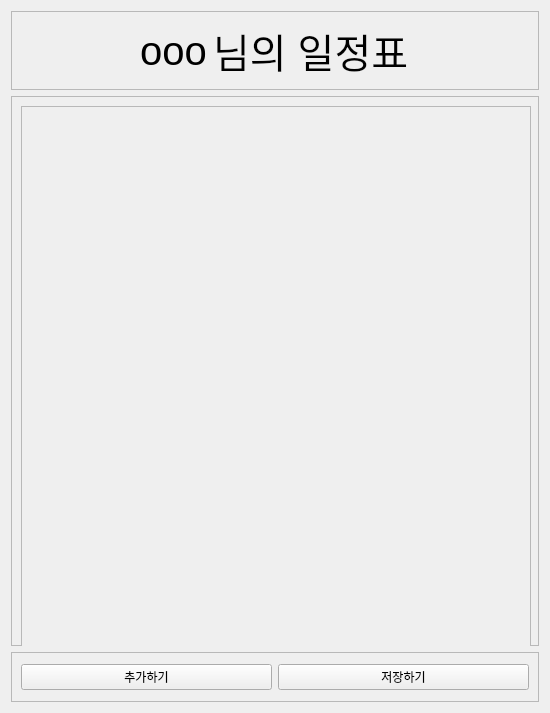
<?xml version="1.0" encoding="UTF-8"?>
<ui version="4.0">
 <class>Form</class>
 <widget class="QWidget" name="Form">
  <property name="geometry">
   <rect>
    <x>0</x>
    <y>0</y>
    <width>550</width>
    <height>698</height>
   </rect>
  </property>
  <property name="maximumSize">
   <size>
    <width>550</width>
    <height>800</height>
   </size>
  </property>
  <property name="windowTitle">
   <string>Form</string>
  </property>
  <layout class="QVBoxLayout" name="verticalLayout">
   <item>
    <widget class="QFrame" name="frame">
     <property name="maximumSize">
      <size>
       <width>16777215</width>
       <height>100</height>
      </size>
     </property>
     <property name="frameShape">
      <enum>QFrame::StyledPanel</enum>
     </property>
     <property name="frameShadow">
      <enum>QFrame::Raised</enum>
     </property>
     <layout class="QHBoxLayout" name="horizontalLayout">
      <item>
       <spacer name="horizontalSpacer">
        <property name="orientation">
         <enum>Qt::Horizontal</enum>
        </property>
        <property name="sizeType">
         <enum>QSizePolicy::Preferred</enum>
        </property>
        <property name="sizeHint" stdset="0">
         <size>
          <width>150</width>
          <height>20</height>
         </size>
        </property>
       </spacer>
      </item>
      <item>
       <widget class="QLabel" name="label">
        <property name="maximumSize">
         <size>
          <width>150</width>
          <height>16777215</height>
         </size>
        </property>
        <property name="font">
         <font>
          <pointsize>30</pointsize>
         </font>
        </property>
        <property name="text">
         <string>ooo</string>
        </property>
        <property name="alignment">
         <set>Qt::AlignCenter</set>
        </property>
       </widget>
      </item>
      <item>
       <widget class="QLabel" name="label_2">
        <property name="maximumSize">
         <size>
          <width>220</width>
          <height>16777215</height>
         </size>
        </property>
        <property name="font">
         <font>
          <pointsize>30</pointsize>
         </font>
        </property>
        <property name="text">
         <string>님의 일정표</string>
        </property>
       </widget>
      </item>
      <item>
       <spacer name="horizontalSpacer_2">
        <property name="orientation">
         <enum>Qt::Horizontal</enum>
        </property>
        <property name="sizeType">
         <enum>QSizePolicy::Preferred</enum>
        </property>
        <property name="sizeHint" stdset="0">
         <size>
          <width>150</width>
          <height>20</height>
         </size>
        </property>
       </spacer>
      </item>
     </layout>
    </widget>
   </item>
   <item>
    <widget class="QFrame" name="frame_2">
     <property name="minimumSize">
      <size>
       <width>510</width>
       <height>550</height>
      </size>
     </property>
     <property name="frameShape">
      <enum>QFrame::StyledPanel</enum>
     </property>
     <property name="frameShadow">
      <enum>QFrame::Raised</enum>
     </property>
     <layout class="QGridLayout" name="gridLayout">
      <item row="0" column="0">
       <widget class="QScrollArea" name="scrollArea">
        <property name="minimumSize">
         <size>
          <width>510</width>
          <height>550</height>
         </size>
        </property>
        <property name="maximumSize">
         <size>
          <width>16777215</width>
          <height>16777215</height>
         </size>
        </property>
        <property name="widgetResizable">
         <bool>true</bool>
        </property>
        <widget class="QWidget" name="scrollAreaWidgetContents">
         <property name="geometry">
          <rect>
           <x>0</x>
           <y>0</y>
           <width>510</width>
           <height>548</height>
          </rect>
         </property>
         <layout class="QVBoxLayout" name="verticalLayout_2">
          <item>
           <spacer name="verticalSpacer">
            <property name="orientation">
             <enum>Qt::Vertical</enum>
            </property>
            <property name="sizeType">
             <enum>QSizePolicy::Expanding</enum>
            </property>
            <property name="sizeHint" stdset="0">
             <size>
              <width>20</width>
              <height>40</height>
             </size>
            </property>
           </spacer>
          </item>
         </layout>
        </widget>
       </widget>
      </item>
     </layout>
    </widget>
   </item>
   <item>
    <widget class="QFrame" name="frame_4">
     <property name="minimumSize">
      <size>
       <width>0</width>
       <height>50</height>
      </size>
     </property>
     <property name="frameShape">
      <enum>QFrame::StyledPanel</enum>
     </property>
     <property name="frameShadow">
      <enum>QFrame::Raised</enum>
     </property>
     <layout class="QHBoxLayout" name="horizontalLayout_19">
      <item>
       <widget class="QPushButton" name="pushButton">
        <property name="text">
         <string>추가하기</string>
        </property>
       </widget>
      </item>
      <item>
       <widget class="QPushButton" name="pushButton_3">
        <property name="text">
         <string>저장하기</string>
        </property>
       </widget>
      </item>
     </layout>
    </widget>
   </item>
  </layout>
 </widget>
 <resources/>
 <connections/>
</ui>
